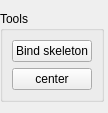
     <widget class="QWidget" name="graph_edition">
      <property name="geometry">
       <rect>
        <x>0</x>
        <y>0</y>
        <width>108</width>
        <height>104</height>
       </rect>
      </property>
      <attribute name="label">
       <string>Graph edition</string>
      </attribute>
      <layout class="QHBoxLayout" name="horizontalLayout_8">
       <property name="spacing">
        <number>0</number>
       </property>
       <property name="leftMargin">
        <number>0</number>
       </property>
       <property name="rightMargin">
        <number>0</number>
       </property>
       <item>
        <layout class="QVBoxLayout" name="vert_layout_graph_edit">
         <property name="spacing">
          <number>0</number>
         </property>
         <item>
          <widget class="QGroupBox" name="groupBox_2">
           <property name="title">
            <string>Tools</string>
           </property>
           <layout class="QVBoxLayout" name="verticalLayout_19">
            <item>
             <widget class="QPushButton" name="pushB_attached_skeleton">
              <property name="toolTip">
               <string>&lt;html&gt;&lt;head/&gt;&lt;body&gt;&lt;p&gt;Bind the skeleton to the mesh.&lt;/p&gt;&lt;p&gt;The skeleton edition mode is left&lt;/p&gt;&lt;p&gt;to go to animation mode.&lt;/p&gt;&lt;p&gt;You can edit skinning weights (diffuse them/paint)&lt;/p&gt;&lt;p&gt;or edit the skeleton by pressing j to move a joint.&lt;/p&gt;&lt;p&gt;&lt;br/&gt;&lt;/p&gt;&lt;/body&gt;&lt;/html&gt;</string>
              </property>
              <property name="text">
               <string>Bind skeleton</string>
              </property>
             </widget>
            </item>
            <item>
             <widget class="QPushButton" name="center_graph_node">
              <property name="toolTip">
               <string>Try to center the selected node inside the mesh</string>
              </property>
              <property name="text">
               <string>center</string>
              </property>
             </widget>
            </item>
           </layout>
          </widget>
         </item>
         <item>
          <spacer name="verticalSpacer_4">
           <property name="orientation">
            <enum>Qt::Vertical</enum>
           </property>
           <property name="sizeHint" stdset="0">
            <size>
             <width>20</width>
             <height>40</height>
            </size>
           </property>
          </spacer>
         </item>
        </layout>
       </item>
       <item>
        <spacer name="horizontalSpacer_4">
         <property name="orientation">
          <enum>Qt::Horizontal</enum>
         </property>
         <property name="sizeHint" stdset="0">
          <size>
           <width>101</width>
           <height>20</height>
          </size>
         </property>
        </spacer>
       </item>
      </layout>
     </widget>
